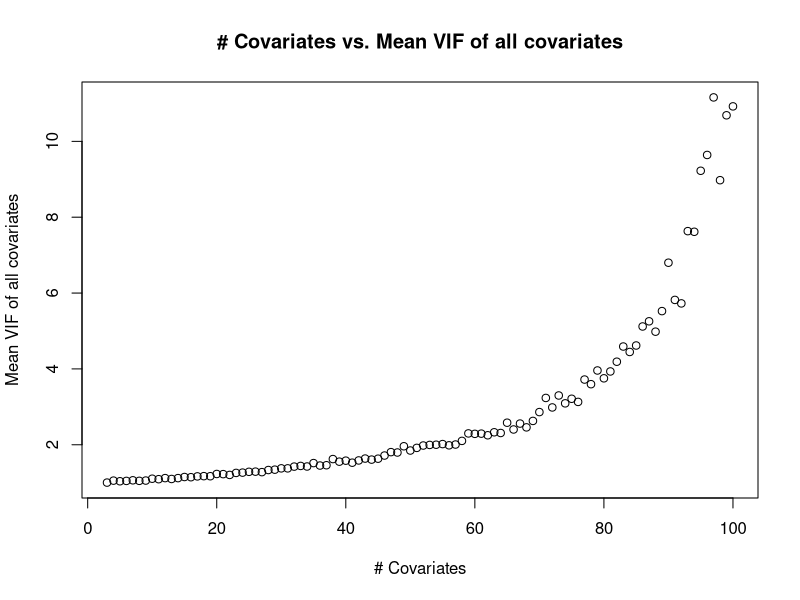

The R source for this figure:
## ---- chunk 1
knitr::opts_chunk$set(echo = TRUE)
## ---- chunk 2
set.seed(567)
x1 <- rnorm(25)
x2 <- rnorm(25)
x3 <- rnorm(25)
x4 <- rnorm(25)
x5 <- x1 + 2*x2 + rnorm(25)

X <- matrix(c(scale(x1),scale(x2),scale(x3),scale(x4),scale(x5)),25,5)
X

cov(X)
## ---- chunk 3
calc_vif <- function(mtx) {
    res <- c()
    for (i in 1:ncol(mtx)) {
        mod <- lm(mtx[,i] ~ mtx[,-i])
        rsq <- summary(mod)$r.squared
        res <- c(res, 1/(1-rsq))
    }
    return(res)
}

calc_vif(X)
## ---- chunk 4
Xnew <- rbind(c(1, -1.195, 0.147, 1.339), c(1, 0.88, 0.555, 0.039), c(1, -0.368, -0.148, 1.021), c(1, 1.728, -0.134, 0.398), c(1, -0.49, -0.013, 1.332), c(1, 0.29, 0.551, -0.279), c(1, -1.513, 0.168, -1.384), c(1, 0.572, -2.32, -0.638))
Xnew
cor(Xnew[, -1])
t(Xnew) %*% Xnew
## ---- chunk 5
Xb <- solve(t(Xnew)%*%Xnew)
Xb
## ---- chunk 6
calc_vif(Xnew[, -1])
## ---- chunk 7
mean_vif <- c()
n <- 110
for (i in 3:100) {
    test_mat <- matrix(NA,n,i)
    for (j in 1:i) {
        test_mat[,j] <- rnorm(n)
    }
    this_mean <- mean(calc_vif(test_mat))
    mean_vif <- c(mean_vif,this_mean)
}

plot(3:100, mean_vif, main="# Covariates vs. Mean VIF of all covariates",
        xlab="# Covariates", ylab="Mean VIF of all covariates")
